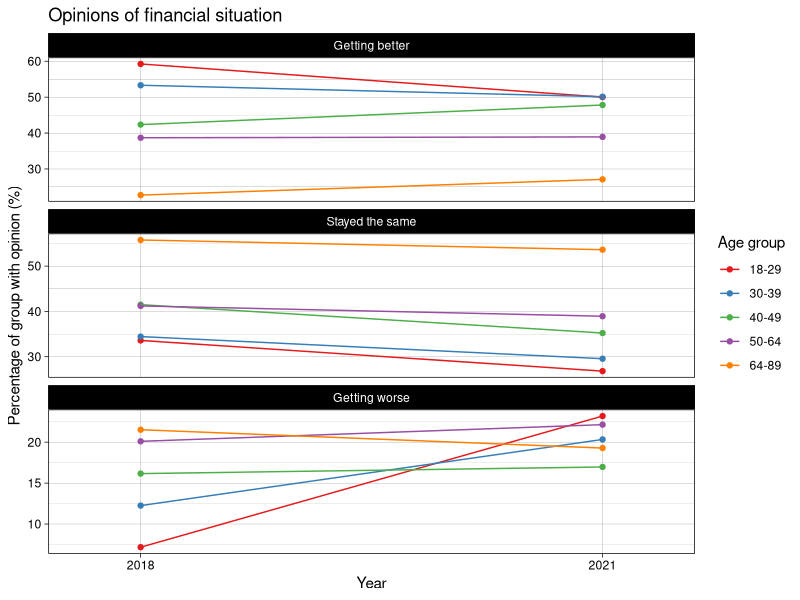
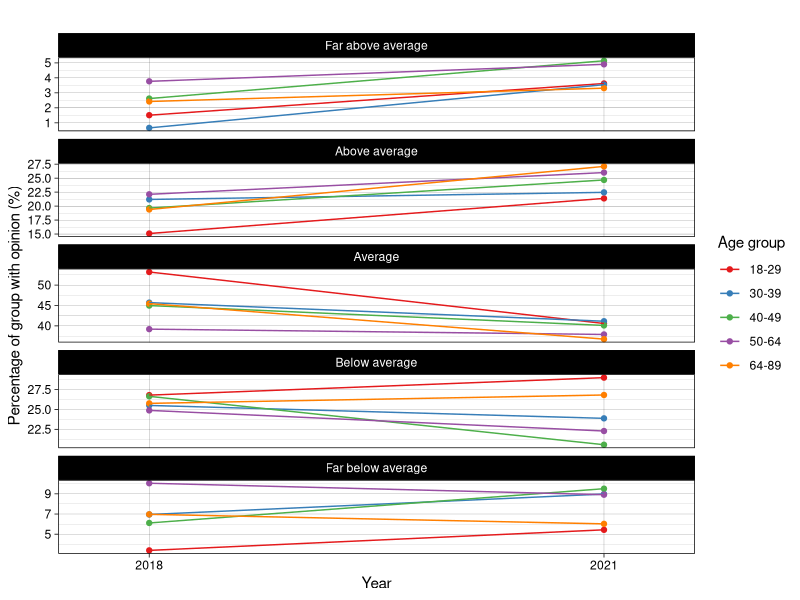
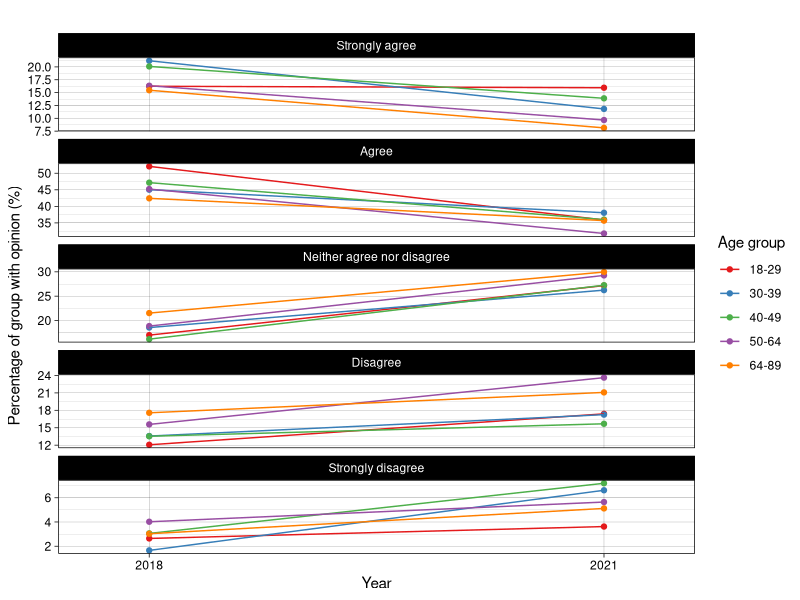
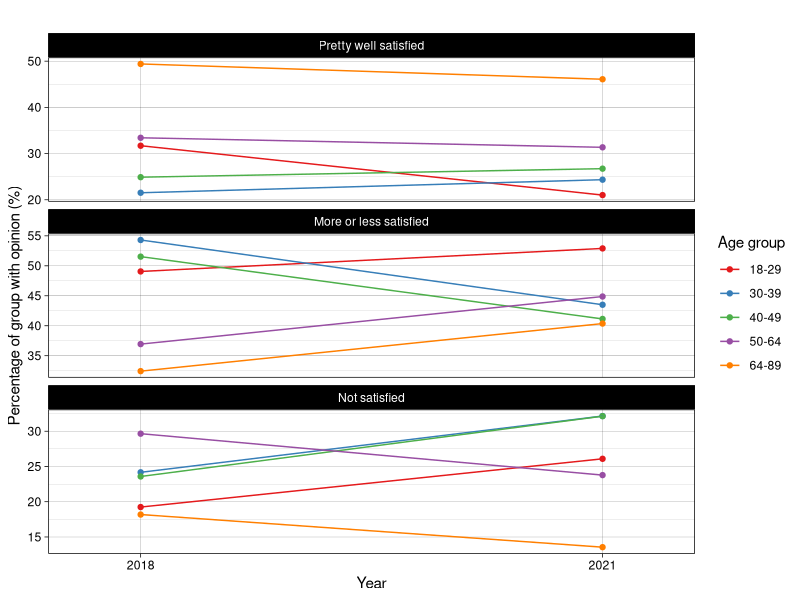

Recreate these plots in R, in order.
## ---- chunk 1
# hold figures in place solution (header_fix.tex) from  https://stackoverflow.com/a/33801326
knitr::opts_chunk$set(echo = FALSE, message = FALSE, warning = FALSE, fig.pos = "!H")
library(here)
library(tidyverse)
## ---- chunk 2
gss_data <- read_csv(here::here("inputs/data/gss_data.csv"))
## ---- chunk 3
# get proportion that each response represents, for corresponding age group and year
finalter <- gss_data %>% 
  drop_na() %>% 
  count(age, year, finalter) %>%
  group_by(age, year) %>%
  mutate(pct = (n / sum(n)) * 100)

# set levels of variable, so that it is ordered from best -> worst in facet_wrap
finalter <- finalter %>% 
  mutate(finalter = factor(finalter, levels = c('Getting better', 'Stayed the same', 'Getting worse')))

# plot the percentages, facet_wrap to separate plots by opinion
finalter %>% ggplot(aes(x = year, y = pct, colour = age)) + 
  geom_point() + 
  geom_line() +
  scale_x_discrete(limits=c(2018, 2021)) +
  facet_wrap(~finalter, scales = 'free_y', ncol = 1) +
  labs(title = 'Opinions of financial situation', x = 'Year', y = 'Percentage of group with opinion (%)', color = 'Age group') + 
  theme(text = element_text(size = 10), plot.title = element_text(face = 'bold')) +
  theme_linedraw() + 
  scale_colour_brewer(palette = "Set1")
## ---- chunk 4
# get proportion that each response represents, for corresponding age group and year
finrela <- gss_data %>% 
  drop_na() %>% 
  count(age, year, finrela) %>%
  group_by(age, year) %>%
  mutate(pct = (n / sum(n)) * 100)

# set levels of variable, so that it is ordered from best -> worst in facet_wrap
finrela <- finrela %>% 
  mutate(finrela = factor(finrela, levels = c('Far above average', 
                                              'Above average', 
                                              'Average',
                                              'Below average',
                                              'Far below average')))

# plot the percentages, facet_wrap to separate plots by opinion
finrela %>% ggplot(aes(x = year, y = pct, colour = age)) + 
  geom_point() + 
  geom_line() +
  scale_x_discrete(limits=c(2018, 2021)) +
  facet_wrap(~finrela, scales = 'free_y', ncol = 1) +
  labs(title = '', x = 'Year', y = 'Percentage of group with opinion (%)', color = 'Age group') + 
  theme(text = element_text(size = 10), plot.title = element_text(face = 'bold')) +
  theme_linedraw() + 
  scale_colour_brewer(palette = "Set1")
## ---- chunk 5
# get proportion that each response represents, for corresponding age group and year
goodlife <- gss_data %>% 
  drop_na() %>% 
  count(age, year, goodlife) %>%
  group_by(age, year) %>%
  mutate(pct = (n / sum(n)) * 100)

# set levels of variable, so that it is ordered from best -> worst in facet_wrap
goodlife <- goodlife %>% 
  mutate(goodlife = factor(goodlife, levels = c('Strongly agree', 
                                              'Agree', 
                                              'Neither agree nor disagree',
                                              'Disagree',
                                              'Strongly disagree')))

# plot the percentages, facet_wrap to separate plots by opinion
goodlife %>% ggplot(aes(x = year, y = pct, colour = age)) + 
  geom_point() + 
  geom_line() +
  scale_x_discrete(limits=c(2018, 2021)) +
  facet_wrap(~goodlife, scales = 'free_y', ncol = 1) +
  labs(title = '', x = 'Year', y = 'Percentage of group with opinion (%)', color = 'Age group') + 
  theme(text = element_text(size = 10), plot.title = element_text(face = 'bold')) +
  theme_linedraw() + 
  scale_colour_brewer(palette = "Set1")
## ---- chunk 6
# get proportion that each response represents, for corresponding age group and year
satfin <- gss_data %>% 
  drop_na() %>% 
  count(age, year, satfin) %>%
  group_by(age, year) %>%
  mutate(pct = (n / sum(n)) * 100)

# set levels of variable, so that it is ordered from best -> worst in facet_wrap
satfin <- satfin %>% 
  mutate(satfin = factor(satfin, levels = c('Pretty well satisfied', 'More or less satisfied', 'Not satisfied')))

# plot the percentages, facet_wrap to separate plots by opinion
satfin %>% ggplot(aes(x = year, y = pct, colour = age)) + 
  geom_point() + 
  geom_line() +
  scale_x_discrete(limits=c(2018, 2021)) +
  facet_wrap(~satfin, scales = 'free_y', ncol = 1) +
  labs(title = '', x = 'Year', y = 'Percentage of group with opinion (%)', color = 'Age group') + 
  theme(text = element_text(size = 10), plot.title = element_text(face = 'bold')) +
  theme_linedraw() + 
  scale_colour_brewer(palette = "Set1")
